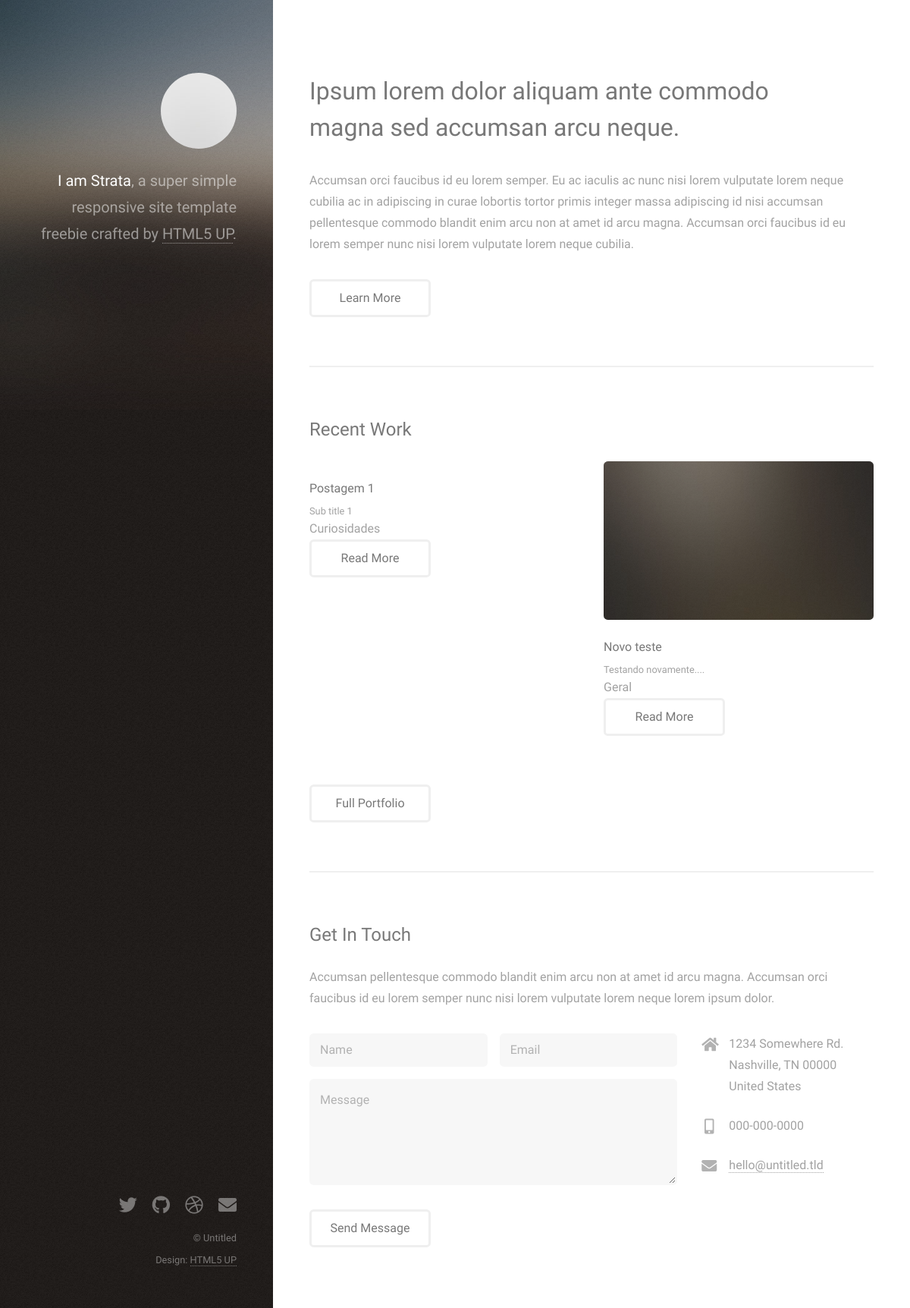
Screenshot of /blog/ with the database file from the repository.
### website/models.py (models this page shows, shortened)
class Post(models.Model):
    title = models.CharField(max_length=100)
    sub_title = models.CharField(max_length=200)
    content = models.TextField()
    categories = models.CharField(
        max_length=2,
        choices=Categorias.choices,
        default=Categorias.GR,
    )
    approved  = models.BooleanField(default=True)
    imagem = models.ImageField(upload_to='posts', null=True, blank=True)
    def full_name(self):
        return self.title + self.sub_title
    full_name.admin_order_field = 'title'

### website/views.py (the view)
# urls.py: path('', hello_blog),
def hello_blog(request):
    lista = ['lista','lista2','lista3','lista4','Django']
    list_posts = Post.objects.filter(approved=True)
    data = {
        'name': 'Curso Django',
        'lista_tec': lista,
        'posts': list_posts
        }
    return render(request, 'index.html', data)

### website/templates/index.html (shortened to what this page needs)
{% load static %}
<!DOCTYPE HTML>
<html>
	<head>
		<link rel="stylesheet"  href="{% static 'assets/css/main.css' %}" />
	</head>
	<body class="is-preload">
			<header id="header">
				<div class="inner">
					<a href="#" class="image avatar"><img src="{% static 'images/avatar.jpg' %}" alt="" /></a>
					<h1><strong>I am Strata</strong>, a super simple<br />
					responsive site template freebie<br />
					crafted by <a href="http://html5up.net">HTML5 UP</a>.</h1>
				</div>
			</header>
			<div id="main">
					<section id="one">
						<header class="major">
							<h2>Ipsum lorem dolor aliquam ante commodo<br />
							magna sed accumsan arcu neque.</h2>
						</header>
						<p>Accumsan orci faucibus id eu lorem semper. Eu ac iaculis ac nunc nisi lorem vulputate lorem neque cubilia ac in adipiscing in curae lobortis tortor primis integer massa adipiscing id nisi accumsan pellentesque commodo blandit enim arcu non at amet id arcu magna. Accumsan orci faucibus id eu lorem semper nunc nisi lorem vulputate lorem neque cubilia.</p>
						<ul class="actions">
							<li><a href="#" class="button">Learn More</a></li>
						</ul>
					</section>
					<section id="two">
						<h2>Recent Work</h2>
						<div class="row">
                            {% for post in posts %}
                                <article class="col-6 col-12-xsmall work-item">
                                    {% if post.imagem %}
                                    <a href="{{ post.imagem.url }}" target="_blank"class="image fit thumb"><img src="{{ post.imagem.url }}" alt=""  /></a>
                                    {% else %}
                                    <a href="{% static 'images/fulls/02.jpg' %}" class="image fit thumb"><img src="{% static 'images/thumbs/02.jpg' %}" alt="" /></a>
                                    {% endif %}
                                    <h3>{{ post.title }}</h3>
                                    <p>{{ post.sub_title }}</p>
                                    <span> {{ post.get_categories_display }}</span>
                                    <ul class="actions">
                                        <li><a href="{% url 'post_detail' post.id %}" class="button">Read More</a></li>
                                    </ul>
                                </article>
                            {% endfor %}
						</div>
						<ul class="actions">
							<li><a href="#" class="button">Full Portfolio</a></li>
						</ul>
					</section>
					<section id="three">
						<h2>Get In Touch</h2>
						<p>Accumsan pellentesque commodo blandit enim arcu non at amet id arcu magna. Accumsan orci faucibus id eu lorem semper nunc nisi lorem vulputate lorem neque lorem ipsum dolor.</p>
						<div class="row">
							<div class="col-8 col-12-small">
								<form method="post" action="#">
									<div class="row gtr-uniform gtr-50">
										<div class="col-6 col-12-xsmall"><input type="text" name="name" id="name" placeholder="Name" /></div>
										<div class="col-6 col-12-xsmall"><input type="email" name="email" id="email" placeholder="Email" /></div>
										<div class="col-12"><textarea name="message" id="message" placeholder="Message" rows="4"></textarea></div>
									</div>
								</form>
								<ul class="actions">
									<li><input type="submit" value="Send Message" /></li>
								</ul>
							</div>
							<div class="col-4 col-12-small">
								<ul class="labeled-icons">
									<li>
										<h3 class="icon solid fa-home"><span class="label">Address</span></h3>
										1234 Somewhere Rd.<br />
										Nashville, TN 00000<br />
										United States
									</li>
									<li>
										<h3 class="icon solid fa-mobile-alt"><span class="label">Phone</span></h3>
										000-000-0000
									</li>
									<li>
										<h3 class="icon solid fa-envelope"><span class="label">Email</span></h3>
										<a href="#">hello@untitled.tld</a>
									</li>
								</ul>
							</div>
						</div>
					</section>
			</div>
			<footer id="footer">
				<div class="inner">
					<ul class="icons">
						<li><a href="#" class="icon brands fa-twitter"><span class="label">Twitter</span></a></li>
						<li><a href="#" class="icon brands fa-github"><span class="label">Github</span></a></li>
						<li><a href="#" class="icon brands fa-dribbble"><span class="label">Dribbble</span></a></li>
						<li><a href="#" class="icon solid fa-envelope"><span class="label">Email</span></a></li>
					</ul>
					<ul class="copyright">
						<li>&copy; Untitled</li><li>Design: <a href="http://html5up.net">HTML5 UP</a></li>
					</ul>
				</div>
			</footer>
	</body>
</html>

### rows the page displays
Post: title "Postagem 1", sub_title "Sub title 1", categories "Curiosidades"
Post: title "Novo teste", sub_title "Testando novamente....", categories "Geral"
